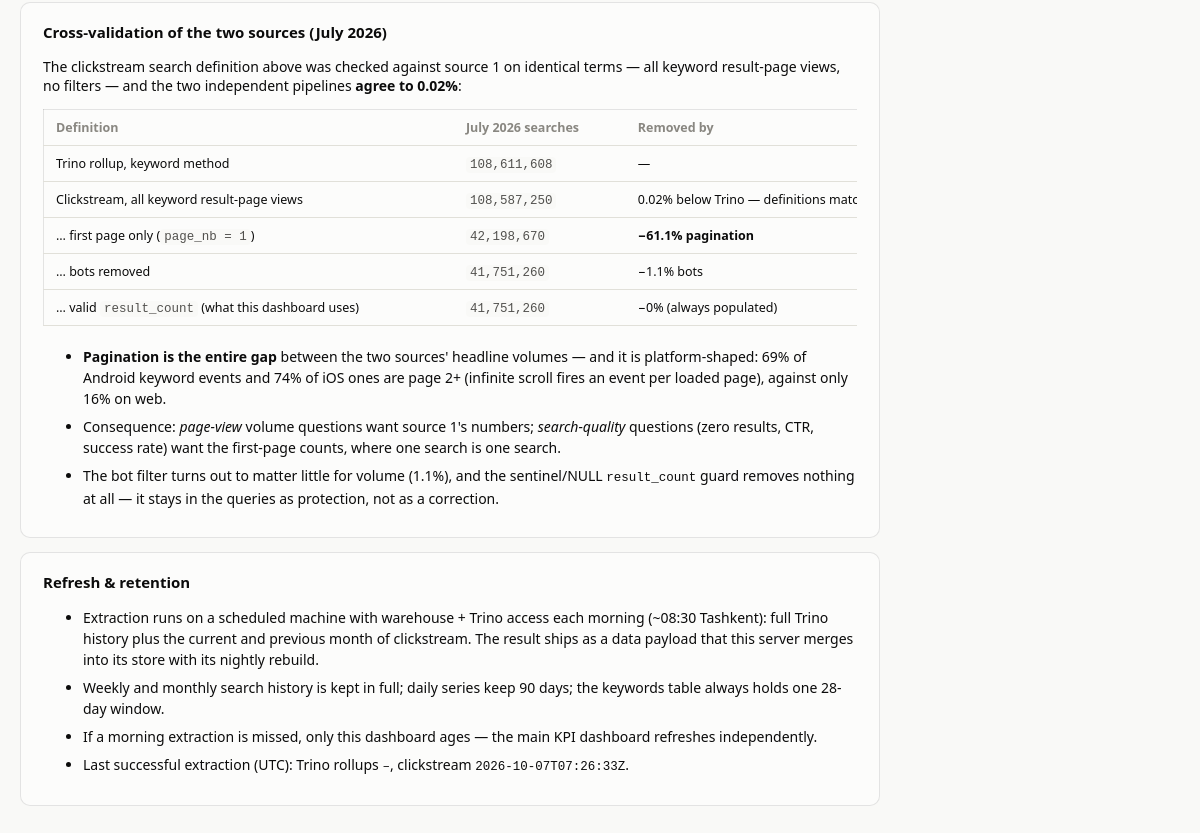
The app's page /search/methodology (signed in, lower part), older data.
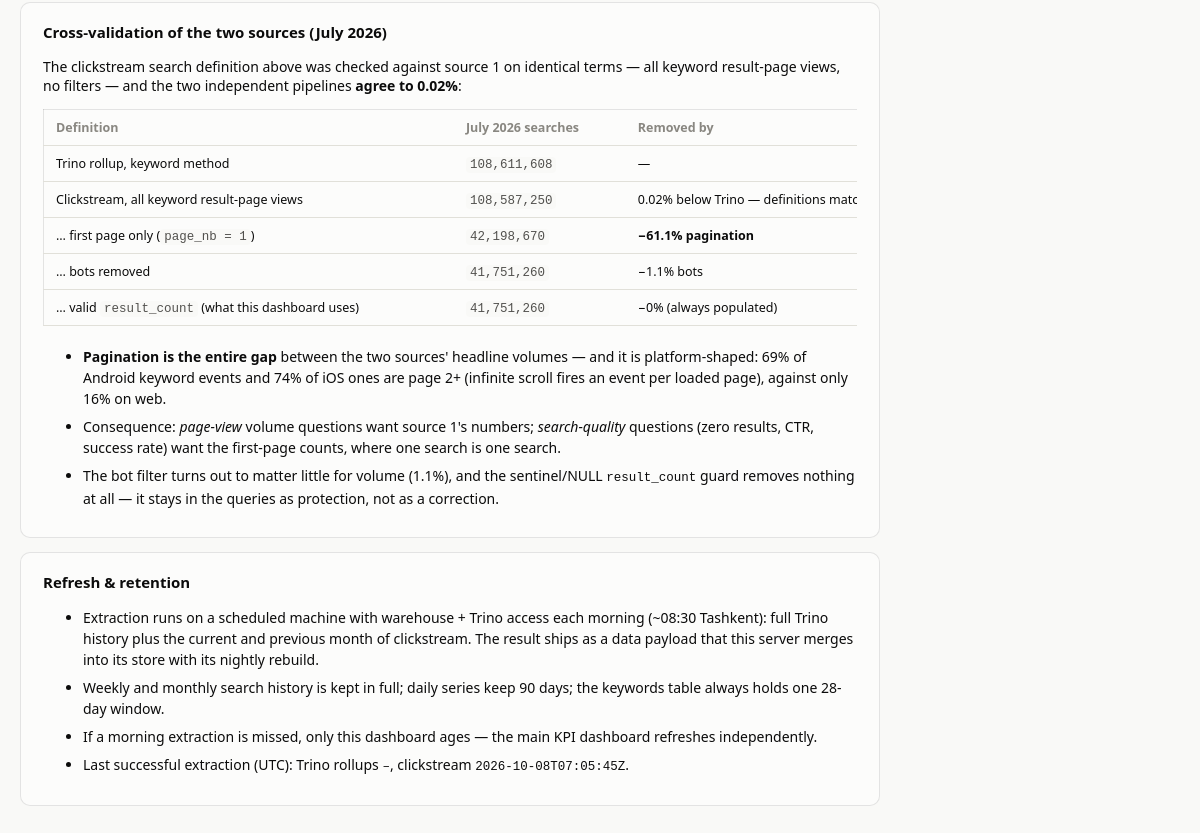
The same page, newer data.
### tables this page shows
CREATE TABLE meta (
  metric           TEXT PRIMARY KEY,
  status           TEXT NOT NULL,
  extracted_at_utc TEXT,
  latest_period    TEXT,
  rows             INTEGER,
  error            TEXT
);

### webapp/app.py (the view)
    @app.route("/search/methodology")
    def search_methodology():
        built, age_h, level = data.freshness() if data.available() else (None, None, "missing")
        m = data.meta() if data.available() else {}
        extracted = {k: (m.get(k) or {}).get("extracted_at_utc")
                     for k in ("search_trino", "search_hydra")}
        trino_sqls, hydra_sqls = [], []
        sql_dir = Path(__file__).resolve().parent.parent / "sql" / "search"
        try:
            for f in sorted(sql_dir.glob("*.sql")):
                entry = {"name": f.name, "text": f.read_text()}
                (hydra_sqls if f.name.startswith("hydra_")
                 else trino_sqls).append(entry)
        except OSError:
            pass
        return render_template(
            "search_methodology.html", tabs=SEARCH_TABS,
            active="search_methodology", built_at=built, age_hours=age_h,
            freshness=level, dash_title=SEARCH_DASH_TITLE, extracted=extracted,
            trino_sqls=trino_sqls, hydra_sqls=hydra_sqls,
        )

### webapp/data.py (called while the page is built)
def _conn():
    conn = sqlite3.connect("file:%s?mode=ro" % SNAPSHOT_PATH, uri=True)
    conn.row_factory = sqlite3.Row
    return conn

def available():
    try:
        conn = _conn()
        conn.execute("SELECT 1 FROM snapshot_info LIMIT 1")
        conn.close()
        return True
    except sqlite3.Error:
        return False

def snapshot_info():
    with _conn() as conn:
        return {r["key"]: r["value"] for r in conn.execute("SELECT key, value FROM snapshot_info")}

def meta():
    with _conn() as conn:
        return {
            r["metric"]: dict(r)
            for r in conn.execute("SELECT * FROM meta ORDER BY metric")
        }

def freshness():
    info = snapshot_info()
    built = info.get("built_at_utc")
    if not built:
        return None, None, "missing"
    dt = datetime.strptime(built, "%Y-%m-%dT%H:%M:%SZ").replace(tzinfo=timezone.utc)
    age_h = (datetime.now(timezone.utc) - dt).total_seconds() / 3600.0
    level = "green" if age_h < 36 else ("amber" if age_h < 72 else "red")
    return built, round(age_h, 1), level

### webapp/templates/search_methodology.html (shortened to what this page needs)
{% extends "base.html" %}
{% block content %}
<div class="method">
<section>
  <h3>Cross-validation of the two sources (July 2026)</h3>
  <p>
    The clickstream search definition above was checked against source 1 on
    identical terms — all keyword result-page views, no filters — and the two
    independent pipelines <strong>agree to 0.02%</strong>:
  </p>
  <div class="dict-wrap">
  <table class="dict">
    <thead><tr><th>Definition</th><th>July 2026 searches</th><th>Removed by</th></tr></thead>
    <tbody>
      <tr><td>Trino rollup, keyword method</td>
          <td><code>108,611,608</code></td><td>—</td></tr>
      <tr><td>Clickstream, all keyword result-page views</td>
          <td><code>108,587,250</code></td>
          <td>0.02% below Trino — definitions match</td></tr>
      <tr><td>… first page only (<code>page_nb = 1</code>)</td>
          <td><code>42,198,670</code></td>
          <td><strong>−61.1% pagination</strong></td></tr>
      <tr><td>… bots removed</td>
          <td><code>41,751,260</code></td><td>−1.1% bots</td></tr>
      <tr><td>… valid <code>result_count</code> (what this dashboard uses)</td>
          <td><code>41,751,260</code></td><td>−0% (always populated)</td></tr>
    </tbody>
  </table>
  </div>
  <ul>
    <li><strong>Pagination is the entire gap</strong> between the two sources'
      headline volumes — and it is platform-shaped: 69% of Android keyword
      events and 74% of iOS ones are page 2+ (infinite scroll fires an event
      per loaded page), against only 16% on web.</li>
    <li>Consequence: <em>page-view</em> volume questions want source 1's
      numbers; <em>search-quality</em> questions (zero results, CTR, success
      rate) want the first-page counts, where one search is one search.</li>
    <li>The bot filter turns out to matter little for volume (1.1%), and the
      sentinel/NULL <code>result_count</code> guard removes nothing at all —
      it stays in the queries as protection, not as a correction.</li>
  </ul>
</section>
<section>
  <h3>Refresh &amp; retention</h3>
  <ul>
    <li>Extraction runs on a scheduled machine with warehouse + Trino access
      each morning (~08:30 Tashkent): full Trino history plus the current and
      previous month of clickstream. The result ships as a data payload that
      this server merges into its store with its nightly rebuild.</li>
    <li>Weekly and monthly search history is kept in full; daily series keep
      90 days; the keywords table always holds one 28-day window.</li>
    <li>If a morning extraction is missed, only this dashboard ages — the
      main KPI dashboard refreshes independently.</li>
    <li>Last successful extraction (UTC):
      Trino rollups <code>{{ extracted.search_trino or "–" }}</code>,
      clickstream <code>{{ extracted.search_hydra or "–" }}</code>.</li>
  </ul>
</section>
</div>
{% endblock %}

### webapp/templates/base.html (shortened to what this page needs)
<!doctype html>
<html lang="en">
<head>
<link rel="stylesheet" href="{{ url_for('static', filename='style.css') }}">
</head>
<body>
<main>
{% block content %}{% endblock %}
</main>
</body>
</html>

### webapp/static/style.css (style rules this page uses)
:root { color-scheme: light; --page: #f9f9f7; --surface: #fcfcfb; --ink: #0b0b0b; --ink-2: #52514e; --muted: #898781; --grid: #e1e0d9; --baseline: #c3c2b7; --border: rgba(11, 11, 11, 0.10); --good: #006300; --bad: #d03b3b; --accent: #2a78d6; --series-1: #2a78d6; --series-2: #eb6834; --series-3: #1baf7a; --series-4: #eda100; --series-5: #e87ba4; --series-6: #008300; --series-7: #4a3aa7; --series-8: #e34948; --spark: #c3c2b7; --diverge-neg: #e34948; --fresh-green: #0ca30c; --fresh-amber: #fab219; --fresh-red: #d03b3b; }
* { box-sizing: border-box; }
body { margin: 0; background: var(--page); color: var(--ink); font-family: system-ui, -apple-system, "Segoe UI", sans-serif; font-size: 14px; }
main { max-width: 1280px; margin: 0 auto; padding: 20px; }
.dict-wrap { overflow-x: auto; }
.dict { border-collapse: collapse; font-size: 13px; min-width: 900px; background: var(--surface); border: 1px solid var(--border); border-radius: 10px; }
.dict th, .dict td { text-align: left; vertical-align: top; padding: 9px 12px; border-bottom: 1px solid var(--grid); }
.dict th { color: var(--muted); font-weight: 600; background: var(--surface); }
.dict code { font-size: 11.5px; color: var(--ink-2); background: var(--page); padding: 1px 4px; border-radius: 4px; }
.method { max-width: 860px; }
.method section { background: var(--surface); border: 1px solid var(--border); border-radius: 10px; padding: 4px 22px 14px; margin-bottom: 14px; }
.method h3 { font-size: 15px; }
.method li { margin-bottom: 7px; line-height: 1.5; }
.method table.dict { font-size: 12.5px; margin-bottom: 6px; }

Row changes from the older to the newer data that the page shows:
changed meta: extracted_at_utc "2026-10-07T07:26:33Z" → "2026-10-08T07:05:45Z"
